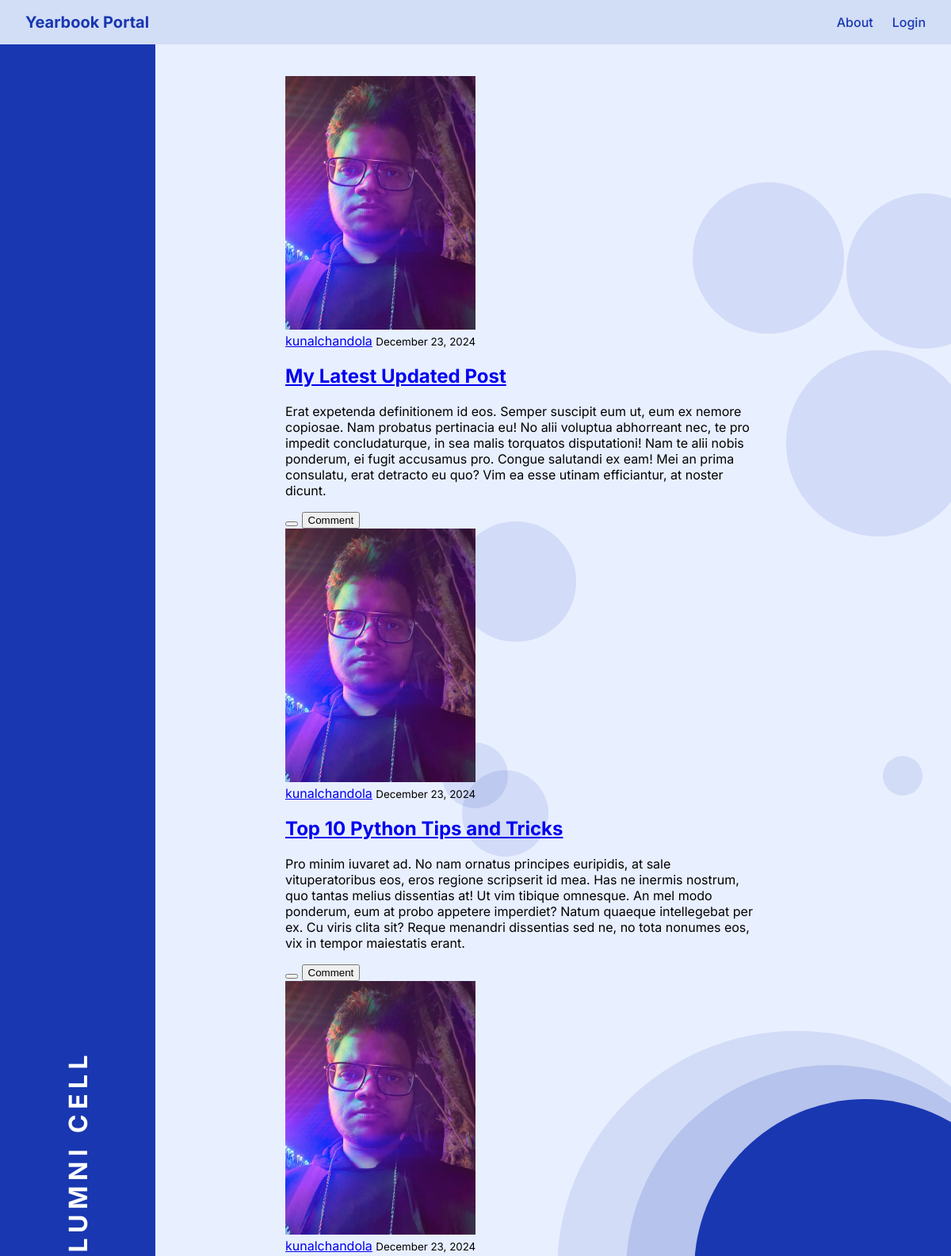
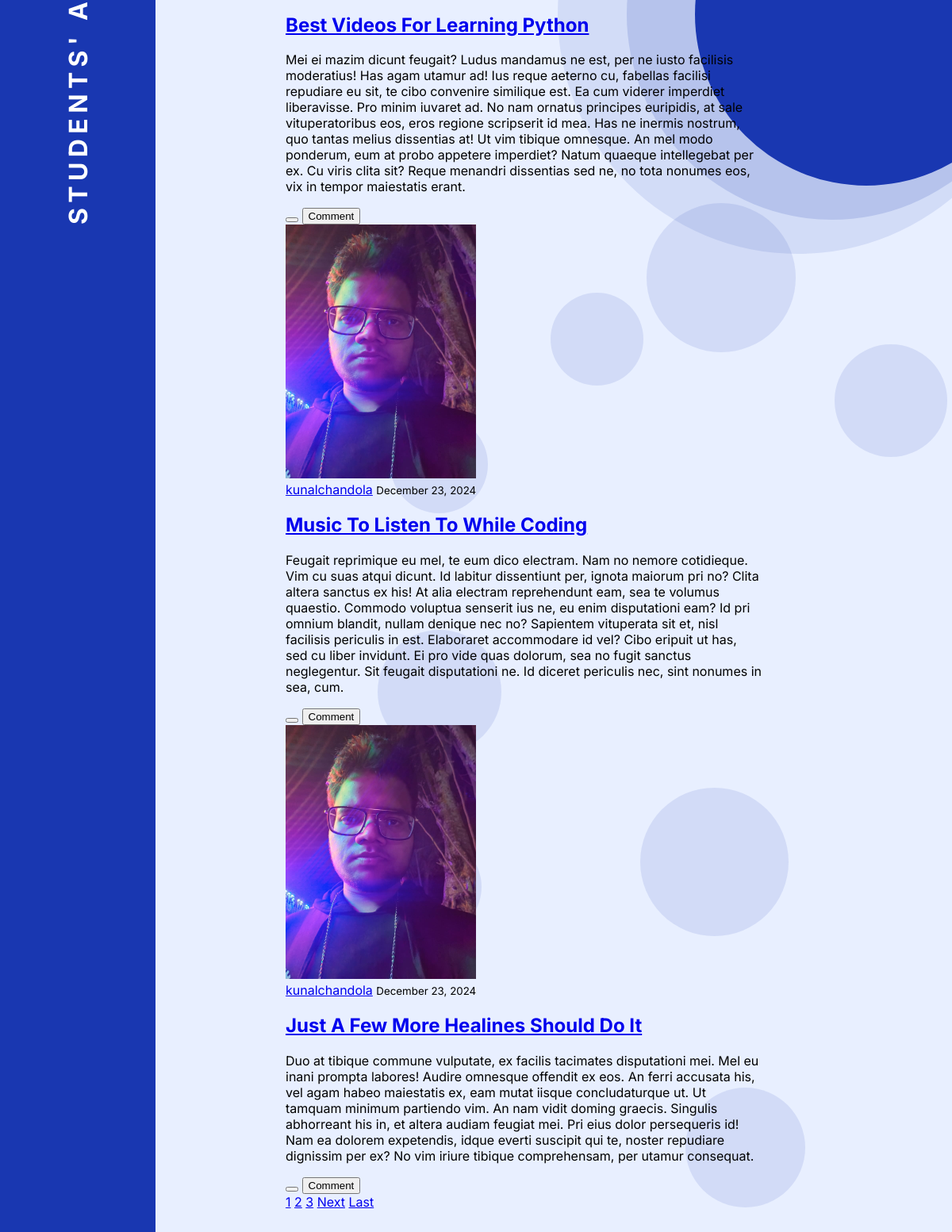
The page / on the database its author committed (2 pictures, top to bottom).
### blog/models.py (models this page shows, shortened)
class Post(models.Model):
    title = models.CharField(max_length=100)
    content = models.TextField()
    date_posted = models.DateTimeField(default=timezone.now)
    author = models.ForeignKey(User, on_delete = models.CASCADE) #if user is deleted delete his all posts

### users/models.py (models this page shows, shortened)
class Profile(models.Model):
    user = models.OneToOneField(User, on_delete=models.CASCADE) #if user is deleted , delete its profile but not vice versa
    image = models.ImageField(default='default.jpg', upload_to='profile_pics')

### blog/views.py (the view)
# urls.py: path('',  PostListView.as_view(), name='blog-home'),
class PostListView(ListView):
    model = Post
    template_name = 'blog/home.html'    # <app>/<model>_<viewtype>.html
    context_object_name = 'Posts'
    ordering= ['-date_posted']
    paginate_by = 5

### blog/templates/blog/home.html (shortened to what this page needs)
{% extends "blog/base.html" %}
{% block content %}
  {% for post in Posts %}
    <article class="media content-section">
        <img class="rounded-circle article-img" style="width: 40%;" src="{{ post.author.profile.image.url}}">
        <div class="media-body">
          <div class="article-metadata">
            <a class="mr-2" href="{% url 'user-posts' post.author.username %}">{{ post.author }}</a>
            <small class="text-muted">{{ post.date_posted | date:"F d, Y"}}</small>
          </div>
          <h2><a class="article-title" href="{% url 'post-detail' post.id %}" >{{ post.title }}</a></h2>
          <p class="article-content">{{ post.content }}</p>
          <div class="post-actions">
        <button class="like-btn" data-post-id="{{ post.id }}">
        </button>
        <button class="comment-btn" data-post-id="{{ post.id }}">
           Comment
        </button>
      </div>
        </div>
      </article>
  {% endfor %}
  {% if is_paginated %}
      {% for num in page_obj.paginator.page_range %}
        {% if page_obj.number == num %}
          <a class="btn btn-info mb=4" href="?page={{ num }}">{{ num }}</a>
        {% elif num > page_obj.number|add:'-3' and num < page_obj.number|add:'3' %}
          <a class="btn btn-outline-info mb=4" href="?page={{ num }}">{{ num }}</a>
        {% endif %}
      {% endfor %}
      {% if page_obj.has_next %}
        <a class="btn btn-outline-info mb=4" href="?page={{ page_obj.next_page_number }}">Next</a>
        <a class="btn btn-outline-info mb=4" href="?page={{ page_obj.paginator.num_pages }}">Last</a>
      {% endif %}
  {% endif %}
{% endblock content %}

### blog/templates/blog/base.html (style rules this page uses)
:root { --primary-blue: #1937B1; --light-blue: #E8EFFF; --medium-blue: #4B6BFF; }
body { font-family: 'Inter', sans-serif; margin: 0; padding: 0; background-color: var(--light-blue); }

### rows shown on the page
Post: author.profile.image (picture), author "kunalchandola", date_posted "December 23, 2024", title "My Latest Updated Post", content "Erat expetenda definitionem id eos. Semper suscipit eum ut, eum ex nemore copiosae. Nam probatus pertinacia eu! No alii voluptua abhorreant nec, te pro impedit concludaturque, in sea malis torquatos disputationi! Nam te alii nobis ponderum, ei fugit accusamus pro. Congue salutandi ex eam! Mei an prima consulatu, erat detracto eu quo? Vim ea esse utinam efficiantur, at noster dicunt."
Post: author.profile.image (picture), author "kunalchandola", date_posted "December 23, 2024", title "Top 10 Python Tips and Tricks", content "Pro minim iuvaret ad. No nam ornatus principes euripidis, at sale vituperatoribus eos, eros regione scripserit id mea. Has ne inermis nostrum, quo tantas melius dissentias at! Ut vim tibique omnesque. An mel modo ponderum, eum at probo appetere imperdiet? Natum quaeque intellegebat per ex. Cu viris clita sit? Reque menandri dissentias sed ne, no tota nonumes eos, vix in tempor maiestatis erant."
Post: author.profile.image (picture), author "kunalchandola", date_posted "December 23, 2024", title "Best Videos For Learning Python", content "Mei ei mazim dicunt feugait? Ludus mandamus ne est, per ne iusto facilisis moderatius! Has agam utamur ad! Ius reque aeterno cu, fabellas facilisi repudiare eu sit, te cibo convenire similique est. Ea cum viderer imperdiet liberavisse. Pro minim iuvaret ad. No nam ornatus principes euripidis, at sale vituperatoribus eos, eros regione scripserit id mea. Has ne inermis nostrum, quo tantas melius dissentias at! Ut vim tibique omnesque. An mel modo ponderum, eum at probo appetere imperdiet? Natum quaeque intellegebat per ex. Cu viris clita sit? Reque menandri dissentias sed ne, no tota nonumes eos, vix in tempor maiestatis erant."
Post: author.profile.image (picture), author "kunalchandola", date_posted "December 23, 2024", title "Music To Listen To While Coding", content "Feugait reprimique eu mel, te eum dico electram. Nam no nemore cotidieque. Vim cu suas atqui dicunt. Id labitur dissentiunt per, ignota maiorum pri no? Clita altera sanctus ex his! At alia electram reprehendunt eam, sea te volumus quaestio. Commodo voluptua senserit ius ne, eu enim disputationi eam? Id pri omnium blandit, nullam denique nec no? Sapientem vituperata sit et, nisl facilisis periculis in est. Elaboraret accommodare id vel? Cibo eripuit ut has, sed cu liber invidunt. Ei pro vide quas dolorum, sea no fugit sanctus neglegentur. Sit feugait disputationi ne. Id diceret periculis nec, sint nonumes in sea, cum."
Post: author.profile.image (picture), author "kunalchandola", date_posted "December 23, 2024", title "Just A Few More Healines Should Do It", content "Duo at tibique commune vulputate, ex facilis tacimates disputationi mei. Mel eu inani prompta labores! Audire omnesque offendit ex eos. An ferri accusata his, vel agam habeo maiestatis ex, eam mutat iisque concludaturque ut. Ut tamquam minimum partiendo vim. An nam vidit doming graecis. Singulis abhorreant his in, et altera audiam feugiat mei. Pri eius dolor persequeris id! Nam ea dolorem expetendis, idque everti suscipit qui te, noster repudiare dignissim per ex? No vim iriure tibique comprehensam, per utamur consequat."

### other values the page prints
{{ num }} "1"
{{ num }} "2" "3"
